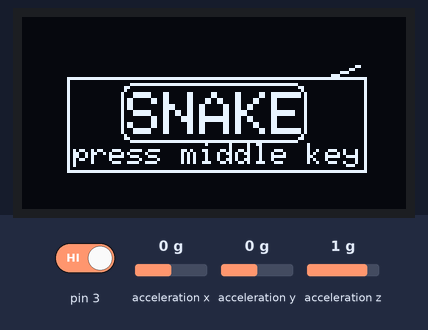
Simulated run of this sketch. Board: Arduino Uno, built with avr-gcc and run on an emulated ATmega328P. On the bench: 128×64 one-colour display. The test bench sets the inputs (shaded band); at power-on: pin 3 HIGH, acceleration x 0 g, acceleration y 0 g, acceleration z 1 g. Random numbers use the default seed unless the sketch sets one.

Above: at 1.4 s.
1.5 s: pin 3 driven LOW
At 1.8 s:
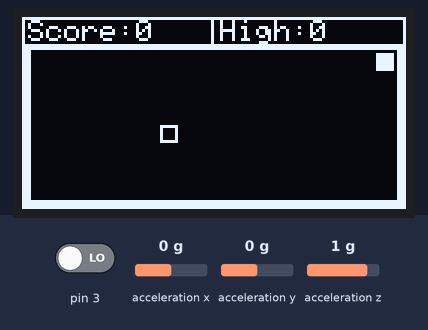
3.0 s: acceleration x set to 0.8 g
At 4.7 s:
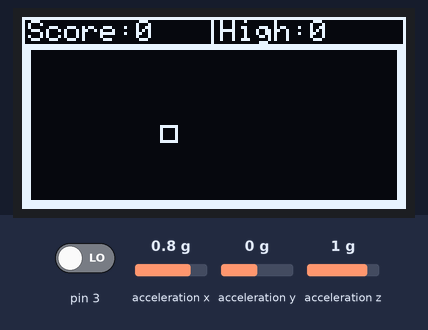
7.3 s: pin 3 driven HIGH
At 13.0 s:
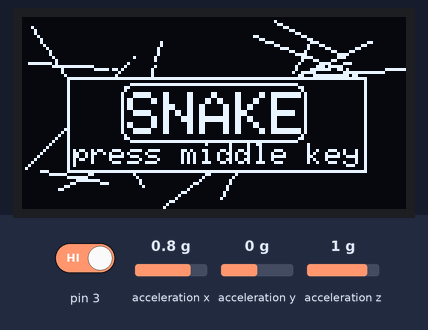
Timing chart, 0 to 14.5 s (numbered marks = the images above; inputs shaded):
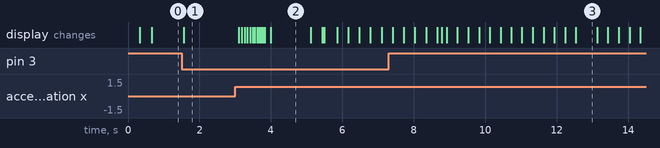

Measured:
- after the input at 3.0 s, the display: changes after 0.10 s (image 2)
- what the display in image 2 shows lasts 1.1 s, from 4.0 s to 5.1 s
- what the display in image 3 shows lasts 0.6 s, from 12.5 s to 13.1 s

The sketch:

snake_accelerometer.ino
```cpp
// Code by Will W from Electronics Workshop.
// Improved upon original source from ANJAWARE.
// https://www.instructables.com/Arduino-OLED-Snake-Game/
// 15th November 2021

// Modified by Struan Lawrie to use Adafruit MMA8451 accelerometer 08/12/2022


#include <Wire.h>
#include <Adafruit_MMA8451.h>
#include <Adafruit_Sensor.h>

#include <Adafruit_GFX.h>
#include <Adafruit_SSD1306.h>
#include <EEPROM.h>      // To save hi-score.
// Timer Interrupt for button debounce.
#define USE_TIMER_1 true
#include "TimerInterrupt.h"

//const byte tiltThreshhold = 2;
Adafruit_MMA8451 mma = Adafruit_MMA8451();

// Defined for readability.
#define YES 1
#define NO 0

// This switches on or off serial debug output.
#define DEBUG NO // or NO


// If you want sound. U will need a buzzer.
#define SOUND NO
#if (SOUND == 0)
#define tone(x,y,z)
#endif

// This makes all debugging code disappear when DEBUG set to NO.
#if (DEBUG == YES)
#include "string.h"
#define DEBUG_PRINT_FLASH(x) Serial.print(F(x))
#define DEBUG_PRINTLN_FLASH(x) Serial.println(F(x))
#define DEBUG_PRINT(x) Serial.print(x)
#define DEBUG_PRINTLN(x) Serial.println(x)
#else
#define DEBUG_PRINT_FLASH(x)
#define DEBUG_PRINTLN_FLASH(x)
#define DEBUG_PRINT(x)
#define DEBUG_PRINTLN(x)
#endif // DEBUG


// All the directions you need.
enum class Direction : uint8_t {
  NONE, UP, DOWN, LEFT, RIGHT
};


// A point.
struct Point
#if (DEBUG == YES)
  : public Printable  // Inheriting from printable can allow you to print() a point.
#endif
{
  Point() : y{0}, x{0} {}
  Point(uint8_t y, uint8_t x) : y{y}, x{x} {}
  uint8_t y, x;
  // Does this point equal another point.
  bool operator==(const Point& other) const {
    return (other.y == y && other.x == x);
  }
#if (DEBUG == YES)
  size_t printTo(Print& p) const {
    char rVal[9];
    sprintf(rVal, "(%u,%u)", x, y);
    return p.print(rVal);
  }
#endif
};


namespace Display {

constexpr uint8_t Width   { 128 };
constexpr uint8_t Height  { 64 };

// Initialize the display.
Adafruit_SSD1306 display( Width, Height );
}


// The pin numbers.
namespace Pin {

constexpr uint8_t UP  { 7 };
constexpr uint8_t DOWN  { 8 };
constexpr uint8_t LEFT  { 4 };
constexpr uint8_t RIGHT { 2 };

#if (SOUND == YES)
constexpr uint8_t SOUND { 9 };
#endif
}


// The gameworld space.
namespace World {

// How big you want things.
constexpr uint8_t Scale { 6 };

// Offsets top left and right.
constexpr uint8_t xMinOffset { 4 };
constexpr uint8_t xMaxOffset { 2 };
constexpr uint8_t yMinOffset { 12 };
constexpr uint8_t yMaxOffset { 2 };

// How big the world is.
constexpr uint8_t minX  { 0 };
constexpr uint8_t maxX  { (Display::Width - xMinOffset - xMaxOffset) / Scale };
constexpr uint8_t minY  { 0 };
constexpr uint8_t maxY  { (Display::Height - yMinOffset - yMaxOffset) / Scale };

// Get a random point.  This is a C++ lambda function.
auto getRandomPoint { []() -> Point {
    return {
      static_cast<uint8_t>( random(World::minY, World::maxY) ),
      static_cast<uint8_t>( random(World::minX, World::maxX) ) };
  }};
}


// The snake.  The body value is the maximum size of the snake.
//  There is not much RAM.  If you make this too big the game might crash.
//  If you make it too small you will see what happens.
namespace Snake {

Direction direction { Direction::NONE };
#if (DEBUG == YES)
Point body[35];
#else
Point body[110];
#endif
Point head    { 0, 0 };
uint8_t size  { 1 };    // Snake size count. Limited to the size of the array
//  and 255 for the size of uint8_t.
}

// Pressing the button sets this variable.
volatile Direction lastDirectionPressed {
  Direction::NONE
};

// Food items.
bool eatingScran   { false };
Point scranPos     { 0, 0 };

uint16_t playerScore { 0 };

// Highscore is read from the EEPROM non-volatile memory.
uint16_t highScore   { ((EEPROM.read(0) != 255) ? static_cast<uint16_t>(EEPROM.read(0) * 10) : 0) };

// Sets the pace of the game.
namespace Timing {

uint16_t gameUpdateTime_ms { 300 };
constexpr uint16_t gameUpdateTimeOnReset_ms { 300 };
unsigned long lastGameUpdatedTime { 0 };

//constexpr uint8_t buttonReadTimeMillis { 3 };
//constexpr uint8_t debounceCount { 3 };

}


// ----------------- Declarations ------------------

/**
   @brief Check if food eaten.
   @return true if yes.
*/
inline bool detectPlayerAteScran();


/**
   @brief Check if the player left the game area.
   @return true if yes.
*/
inline bool detectPlayerOutOfArea();


/**
   @brief Check if the player collided with himself.
   @return false
*/
inline bool detectSelfCollision();


/**
   @brief Run the game over sequence.
*/
void doGameOver();


/**
   @brief Draws a random Line
   @param colour The colour to draw the line.
*/
void drawARandomLine(uint8_t colour = WHITE);


/**
   @brief Draws the background for the game.
*/
void drawDisplayBackground();


/**
   @brief Draw the food.
*/
void drawScran();


/**
   @brief Draw the Snake.
*/
void drawSnake();


/**
   @brief Place food at a random location.
*/
inline void placeRandomScran();

/**
   @brief Reset snake, score and food.
*/
void resetGameParameters();


/**
   @brief The game loop.
*/
void updateGame();


/**
   @brief Wait for a press at the start of the game.
*/
void doSplashScreen();


#if (DEBUG == YES)
/**
   @brief Convert directions to string.
   @param d The direction to convert.
   @returns String represenatation of direction.
*/
const __FlashStringHelper* directionToString(Direction d);
#endif


//  Main Functions...

void setup() {
  if (DEBUG == 1) {
    Serial.begin(115200);
  }
  using namespace Display;
  delay(Timing::gameUpdateTime_ms);

  ITimer1.init();

  /*if (ITimer1.attachInterruptInterval(Timing::buttonReadTimeMillis, readButtons)) {
    Serial.println("Timer attached successfully.");
    }*/

  randomSeed(analogRead(0));
  display.begin(SSD1306_SWITCHCAPVCC, 0x3C);
  pinMode(3, INPUT);


  ///////////////////////////////
 DEBUG_PRINTLN_FLASH("MMA8451 test");


  if (! mma.begin()) {
    DEBUG_PRINTLN_FLASH("Couldnt start");
    while (1);
  }
  DEBUG_PRINTLN_FLASH("MMA8451 found");

  mma.setRange(MMA8451_RANGE_2_G);


  //////////////////////

  delay(Timing::gameUpdateTime_ms);
  DEBUG_PRINT_FLASH("Size: ("); DEBUG_PRINT(World::maxX);
  DEBUG_PRINT_FLASH(", "); DEBUG_PRINT(World::maxY);
  DEBUG_PRINTLN_FLASH(")");

  display.clearDisplay();           // start with a clean display
  display.setTextColor(WHITE);      // set up text color rotation size etc
  display.setRotation(0);
  display.setTextWrap(false);
  display.dim(0);                 // set the display brighness

  // for (const auto* button : Buttons::All) {
  //   pinMode(button->pin, INPUT_PULLUP);
  // }

  DEBUG_PRINTLN_FLASH("Setup Complete");

  resetGameParameters();
  doSplashScreen();     // display the snake start up screen
  placeRandomScran();     // place first bit of food
}


void loop() {
  auto tNow { millis() };

  if (tNow - Timing::lastGameUpdatedTime > Timing::gameUpdateTime_ms) {
    updateGame();
    Timing::lastGameUpdatedTime = tNow;
  }
}


// This is called by the timer interrupt.
/*void readButtons() {
  using namespace Timing;

  for (auto& button : Buttons::All) {

    if (digitalRead(button->pin) ) {
      button->unPressedCount = 0;

      if (++button->pressedCount >= debounceCount / Timing::buttonReadTimeMillis) {

        if (button->state != Button::State::pressed) {
          button->state = Button::State::pressed;
        }
      }
    } else if (button->state == Button::State::pressed && (++button->unPressedCount >= debounceCount / Timing::buttonReadTimeMillis)) {

      button->state = Button::State::notPressed;
      lastDirectionPressed = button->direction;
      button->pressedCount = 0;
    }
  }
  }*/


void resetGameParameters() {

  lastDirectionPressed = Direction::NONE;
  Snake::direction = Direction::NONE;
  Snake::size = 1;
  Snake::head = World::getRandomPoint();
  Timing::gameUpdateTime_ms = Timing::gameUpdateTimeOnReset_ms;
  scranPos = World::getRandomPoint();
  playerScore = 0;
}


void drawDisplayBackground() {

  //DEBUG_PRINTLN_FLASH("Updating Display");
  using namespace Display;

  display.setTextSize(0);
  display.setTextColor(WHITE);

  display.fillRect(0, 0, Display::Width - 1, 8, BLACK);

  // draw scores
  display.setCursor(2, 1);
  display.print(F("Score:"));
  display.print(playerScore);

  display.setCursor((Width / 2) + 2, 1);
  display.print(F("High:"));
  display.print(highScore);

  // draw play area
  //      pos  1x, 1y, 2x, 2y, colour
  display.drawLine(0, 0, Width - 1, 0, WHITE);            // very top border
  display.drawLine((Width / 2) - 1, 0, (Width / 2) - 1, 9, WHITE);  // score seperator
  display.fillRect(0, 9, Width - 1, 2, WHITE);            // below text border
  display.drawLine(0, 0, 0, 9, WHITE);
  display.drawLine(Width - 1, 0, Width - 1, 9, WHITE);

  display.fillRect(0, Height - 3, Width - 1, 3, WHITE);       // bottom border
  display.fillRect(0, 9, 3, Height - 1, WHITE);             // left border
  display.fillRect(Width - 3, 9, 3, Height - 1, WHITE);         // right border
}


void updateGame() {

  using namespace Display;

#pragma message "Inefficient use pointer to head and tail."
  // Move the body.
  for (uint8_t i { Snake::size }; i > 0; --i) {
    Snake::body[i] = Snake::body[i - 1];
  }

  eatingScran = detectPlayerAteScran();

  // Add an extra pixel to the snake.
  if (eatingScran) {
    ++Snake::size;
    Snake::body[Snake::size - 1] = Snake::head;
  }

  Snake::body[0] = Snake::head;

  /* Get a new sensor event */
  sensors_event_t event;
  mma.getEvent(&event);

  // set snake direction based off accelerometer tilt direction
  if(event.acceleration.x > 2){
    Snake::direction = Direction::RIGHT;
  }
  if(event.acceleration.x < -2){
    Snake::direction = Direction::LEFT;
  }
  if(event.acceleration.y > 2){
    Snake::direction = Direction::UP;
  }
  if(event.acceleration.y < -2){
    Snake::direction = Direction::DOWN;
  }

  if (lastDirectionPressed != Snake::direction) {

    switch (lastDirectionPressed) {
      case Direction::UP:
        if (Snake::direction != Direction::DOWN)
          Snake::direction = lastDirectionPressed;
        break;
      case Direction::DOWN:
        if (Snake::direction != Direction::UP)
          Snake::direction = lastDirectionPressed;
        break;
      case Direction::LEFT:
        if (Snake::direction != Direction::RIGHT)
          Snake::direction = lastDirectionPressed;
        break;
      case Direction::RIGHT:
        if (Snake::direction != Direction::LEFT)
          Snake::direction = lastDirectionPressed;
        break;
      default: break;
    }
  }

  // Move the Snake.
  switch (Snake::direction) {

    case Direction::UP:
      --Snake::head.y;
      break;
    case Direction::DOWN:
      ++Snake::head.y;
      break;
    case Direction::LEFT:
      --Snake::head.x;
      break;
    case Direction::RIGHT:
      ++Snake::head.x;
      break;
    default: break;
  }

#pragma message "Redrawing everything is inefficient.  Should rewrite."

  display.clearDisplay();
  drawDisplayBackground();
  drawScran();
  drawSnake();
  display.display();

  if (detectPlayerOutOfArea() || detectSelfCollision())
    doGameOver();
}


void doSplashScreen() {

  using namespace Display;
  display.clearDisplay();

  while (true) {

    auto tNow { millis() };

    if (tNow - Timing::lastGameUpdatedTime > Timing::gameUpdateTime_ms) {

      drawARandomLine(); // draw a random white line
      drawARandomLine(BLACK); // draw a random black line so that the screen not completely fill white

      display.fillRect(15, 20, 100, 32, BLACK); // blank background for text
      display.setTextColor(WHITE);
      display.setCursor(35, 25);
      display.setTextSize(2); // bigger font
      display.println(F("SNAKE"));
      //    x  y   w  h r  col
      display.drawRoundRect(33, 22, 62, 20, 4, WHITE); // border Snake
      display.drawRect(15, 20, 100, 32, WHITE);         // border box  - 3
      display.setCursor(17, 42);
      display.setTextSize(0);  // font back to normal

      display.println(F("press middle key"));
      display.display();

      Timing::lastGameUpdatedTime = tNow;
    }

    /*
    if (lastDirectionPressed != Direction::NONE) {
      lastDirectionPressed = Direction::NONE;
      break;
    }
    */
    if(digitalRead(3) == LOW){
      break;
    }
  }
}


void drawARandomLine(uint8_t colour) {

  auto getRand { [](uint8_t max) -> uint8_t { return static_cast<uint8_t>(random(0, max)); } };

  Point start { getRand(Display::Height), getRand(Display::Width) };
  Point end {   getRand(Display::Height), getRand(Display::Width) };

  Display::display.drawLine(start.x, start.y, end.x, end.y, colour);
}


void drawScran() {

  auto& d = Display::display;
  using namespace World;

  d.drawRect ( ( scranPos.x * Scale ) + xMinOffset,
               ( scranPos.y * Scale ) + yMinOffset,
               Scale,
               Scale,
               WHITE
             );
}


void drawSnake() {

  auto& d = Display::display;
  using namespace World;
  using namespace Snake;

  d.fillRect( ( body[0].x * Scale ) + xMinOffset,
              ( body[0].y * Scale ) + yMinOffset,
              Scale,
              Scale,
              WHITE
            );

  for (uint16_t i { 1 }; i < static_cast<uint16_t>(Snake::size - 1); ++i) {

    d.fillRect( ( body[i].x * Scale ) + 1 + xMinOffset,
                ( body[i].y * Scale ) + 1 + yMinOffset,
                Scale - 1,
                Scale - 1,
                WHITE
              );
  }

  d.fillRect( ( body[size - 1].x * Scale) + 2 + xMinOffset,
              ( body[size - 1].y * Scale) + 2 + yMinOffset,
              Scale - 2,
              Scale - 2,
              WHITE
            );
}


void placeRandomScran() {

  // This is a C++ lambda function.
  static auto isInSnake = [](Point & point)->bool {
    for (int i = 0; i < Snake::size; ++i) {
      if (point == Snake::body[i]) {
        DEBUG_PRINTLN_FLASH("In snake retry.");
        return true;
      };
    }
    return false;
  };

  do {
    scranPos = World::getRandomPoint();
    DEBUG_PRINT_FLASH("scranpos: "); DEBUG_PRINTLN(scranPos);
  } while (isInSnake(scranPos));
}


bool detectPlayerAteScran() {

  if (Snake::head.x == scranPos.x && Snake::head.y == scranPos.y) {
    playerScore += 10;
    if (playerScore % 100 == 0) {
      Timing::gameUpdateTime_ms -= 35;
    }
    tone(Pin::SOUND, 2000, 10);
    drawDisplayBackground();
    placeRandomScran();
    return true;
  }
  return false;
}


bool detectSelfCollision() {

  for (uint16_t i = 4; i < Snake::size; i++) {
    if (Snake::head.x == Snake::body[i].x && Snake::head.y == Snake::body[i].y) {

      tone(Pin::SOUND, 2000, 20);
      tone(Pin::SOUND, 1000, 20);
      DEBUG_PRINTLN_FLASH("Detected self collision.");
      return true;
    }
  }
  return false;
}


bool detectPlayerOutOfArea() {

#if (DEBUG == 1)
  auto rVal = (( Snake::head.x >= World::maxX  ) || ( Snake::head.y >= World::maxY ));
  if (rVal) {
    char pos[35];
    sprintf(pos, "head pos: (%u, %u)", Snake::head.x / World::Scale, Snake::head.y / World::Scale);
    DEBUG_PRINTLN(pos);
    sprintf(pos, "World min/max: (%u, %u), (%u, %u)", World::minX, World::minY, World::maxX, World::maxY);
    DEBUG_PRINTLN(pos);
    DEBUG_PRINTLN_FLASH("Detected out of area");
  }
  return rVal;
#else
  return (( Snake::head.x >= World::maxX ) || ( Snake::head.y >= World::maxY ));
#endif
}


void doGameOver() {

  using namespace Display;
  using namespace World;

  // Flash the snake
  bool on = false;
  uint8_t dly = 60;

  for (uint8_t i = 0; i < 17; ++i) {
    if (!on) {
      for (uint8_t i = 0; i < Snake::size; ++i) {
        const auto& segment = Snake::body[i];
        display.fillRect( ( segment.x * Scale ) + xMinOffset,
                          ( segment.y * Scale ) + yMinOffset,
                          Scale,
                          Scale,
                          BLACK
                        );
      }
    } else {
      drawSnake();
    }
    display.display();
    on = !on;
    delay(dly);
    dly -= 4;
  }
  delay(350);

  uint8_t rectX1 { 38 }, rectY1 { 28 }, rectX2 { 58 }, rectY2 { 12 };

  display.clearDisplay();
  display.setCursor(40, 30);
  display.setTextSize(1);

  tone(Pin::SOUND, 2000, 50);
  display.print(F("GAME "));
  delay(500);
  tone(Pin::SOUND, 1000, 50);
  display.print(F("OVER"));

  if (playerScore > highScore) {
    highScore = playerScore;
    EEPROM.write(0, highScore / 10);
  }

  for (uint8_t i = 0; i <= 16; ++i) { // this is to draw rectangles around game over

    display.drawRect(rectX1, rectY1, rectX2, rectY2, WHITE);
    display.display();

    rectX1 -= 2;      // shift over by 2 pixels
    rectY1 -= 2;
    rectX2 += 4;      // shift over 2 pixels from last point
    rectY2 += 4;

    tone(Pin::SOUND, i * 200, 3);
  }

  display.display();

  rectX1 = 0;   // set start position of line
  rectY1 = 0;
  rectX2 = 0;
  rectY2 = 63;

  for (uint8_t i = 0; i <= 127; i++) {

    display.drawLine(rectX1, rectY1, rectX2, rectY2, BLACK);
    ++rectX1;
    ++rectX2;
    display.display();
  }

  display.clearDisplay();

  resetGameParameters();
  doSplashScreen();   // wait for player to start game
}


#if (DEBUG == 1)
const __FlashStringHelper* directionToString(Direction d) {

  switch (d) {
    case Direction::UP:
      return F("Up");
      break;
    case Direction::DOWN:
      return F("Down");
      break;
    case Direction::LEFT:
      return F("Left");
      break;
    case Direction::RIGHT:
      return F("Right");
      break;
    case Direction::NONE:
      return F("None");
      break;
    default: return F("error");
  }
}
#endif
```
